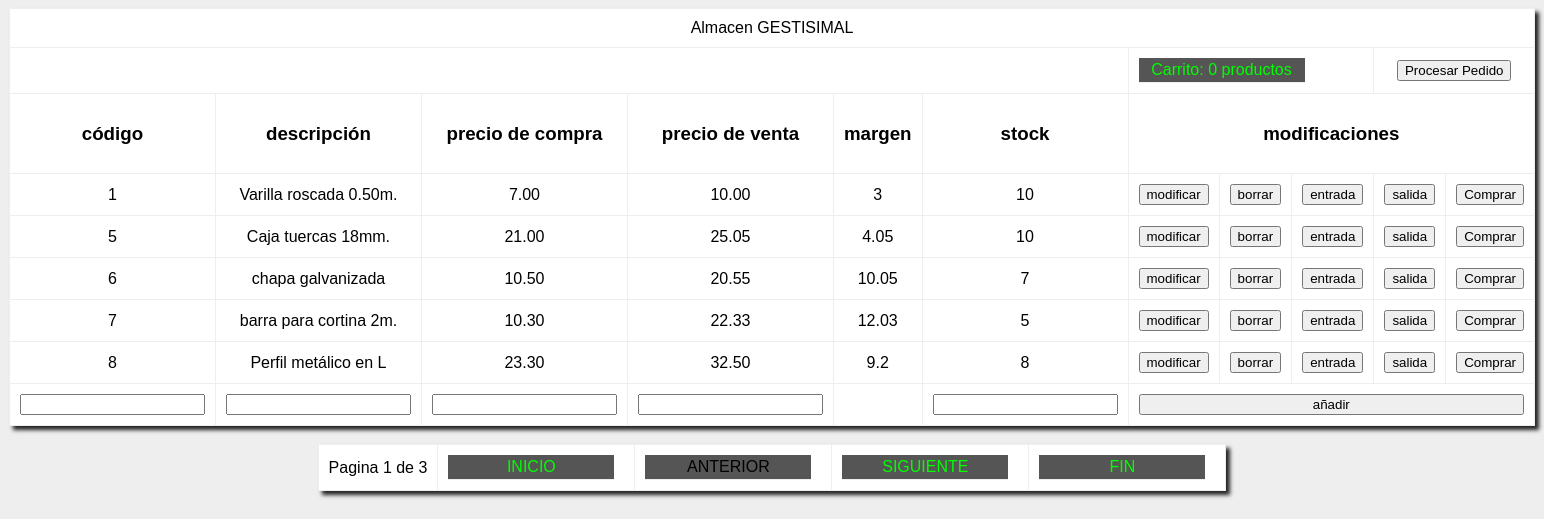
The page /Ejercicio4y5/ejercicio2.php on the database its author committed.
### tables this page shows
CREATE TABLE `productos` (
  `codigo` int(4) NOT NULL,
  `descripcion` varchar(100) NOT NULL,
  `precio_compra` decimal(10,2) NOT NULL,
  `precio_venta` decimal(10,2) NOT NULL,
  `stock` int(11) NOT NULL
);

### Ejercicio4y5/ejercicio2.php (the view, shortened to what this page needs)
<!DOCTYPE html>
<html>
<head>
    <link rel="stylesheet" href="estilos.css" type="text/css">
</head>
<body>
    <?php
    try {
        $conexion = new PDO("mysql:host=localhost;dbname=gestisimal;charset=utf8", "root", "");
    } catch (PDOException $e) {
        echo "No se ha podido establecer conexión con el servidor de bases de datos.<br>";
        die("Error: " . $e->getMessage());
    }
    $productos_consulta = $conexion->query("select * from productos");
    $tamano_pagina = 5;
    $num_total_registros = $productos_consulta->rowCount();
    $total_paginas = ceil($num_total_registros / $tamano_pagina);
    if (isset($_GET["pagina"])) {
        $_SESSION['pagina']=$_GET["pagina"];
        $pagina = $_GET["pagina"];
    } else {
        $pagina =  $_SESSION['pagina'];
    }
    $inicio = ($pagina - 1) * $tamano_pagina;
    $productos_consulta2 = $conexion->query("select * from productos limit " . $inicio . "," . $tamano_pagina);
    ?>
        <table border="1">
        <tr>
            <td colspan="11">Almacen GESTISIMAL</td>
        </tr>
        <tr>
            <td colspan="6"></td>
            <td colspan="3"><a href="carrito.php">Carrito: <?php echo $_SESSION["cantidad"]; ?> productos</a></td>
            <td colspan="2"><form action="pagar.php" method="post">
                            <input type="submit" name= "pagar" value="Procesar Pedido">
                            </form>
            </td>
        </tr>
        <tr>
            <td><h3>código</h3></td>
            <td><h3>descripción</h3></td>
            <td><h3>precio de compra</h3></td>
            <td><h3>precio de venta</h3></td>
            <td><h3>margen</h3></td>
            <td><h3>stock</h3></td>
            <td colspan="5"><h3>modificaciones</h3></td>
        </tr>
        <?php
        while ($registro = $productos_consulta2->fetchObject()) {
            ?>
                <tr>
                <td><?= $registro->codigo ?></td>
                <td ><?= $registro->descripcion ?></td>
                <td><?= $registro->precio_compra ?></td>
                <td><?= $registro->precio_venta ?></td>
                <td> <?php echo $registro->precio_venta - $registro->precio_compra ?> </td>
                <td><?= $registro->stock ?></td>
                <td>
                    <form action="modificar.php" method="post">
                        <input type="submit" value="modificar"></td>
                <td>
                    <form action="borrar.php" method="post">
                        <input type="submit" value="borrar">
                    </form>
                </td>
                <td>
                    <form action="entrada.php" method="post">
                        <input type="submit" value="entrada">
                    </form>
                </td>
                <td>
                    <form action="salida.php" method="post">
                        <input type="submit" value="salida">
                    </form>
                </td>
                <td>
                    <form action="venta.php" method="post">
                        <input type="submit" value="Comprar">
                    </form>
                </td>
                </tr>
            <?php
        }
        ?>
        <tr>
            <form action="añadir.php" method="post">
                <td><input type="text" name="codigo"></td>
                <td><input type="text" name="descripcion"></td>
                <td><input type="number" name="precioC"></td>
                <td><input type="number" name="precioV"></td>
                <td></td>
                <td><input type="number" name="stock"></td>
                <td colspan="5"><input type="submit" value="añadir" style=" width:100%"></td>
            </form>
        </tr>
    </table>
    <br>
    <table border="1">
    <tr>
        <td>Pagina <?= $pagina ?> de <?= $total_paginas ?></td>
        <td><a href='ejercicio2.php?pagina=1'>INICIO</a></td>
    <?php
        if ($pagina>1) {
            $pagAnt=$pagina-1;
            echo "<td><a href='ejercicio2.php?pagina=".$pagAnt."'>ANTERIOR</a></td>";
        }else{
            echo "<td><a>ANTERIOR</a></td>";
        }
        if ($pagina<$total_paginas) {
            $pagSig=$pagina+1;
            echo "<td><a href='ejercicio2.php?pagina=".$pagSig."'>SIGUIENTE</a></td>";
        }else{
            echo "<td><a>SIGUIENTE</a></td>";
        }
    ?>
        <td><a href='ejercicio2.php?pagina=<?=$total_paginas ?>'>FIN</a></td>
        </tr>
    </table>
</body>
</html>

### Ejercicio4y5/estilos.css (style rules this page uses)
body { font-family: Arial, sans-serif; background-color: #eeeeee; }
table { background-color: #ffffff; margin: auto; padding: 20px; box-shadow: #242424 4px 4px 4px; text-align: center; border: 0px; border-collapse: collapse; }
td { padding: 10px; text-align: center; }
a { float: left; margin:0px; margin-right: 10px; padding:0px; display: block; padding: 3px; width: 160px; background-color: #555555; border-bottom: 1px solid #eeeeee; text-align:center; }
a:link, a:visited { color: #00ff00; text-decoration: none; }

### rows shown on the page
productos: codigo "1", descripcion "Varilla roscada 0.50m.", precio_compra "7.00", precio_venta "10.00", $registro->precio_venta - $registro->precio_compra "3", stock "10"
productos: codigo "5", descripcion "Caja tuercas 18mm.", precio_compra "21.00", precio_venta "25.05", $registro->precio_venta - $registro->precio_compra "4.05", stock "10"
productos: codigo "6", descripcion "chapa galvanizada", precio_compra "10.50", precio_venta "20.55", $registro->precio_venta - $registro->precio_compra "10.05", stock "7"
productos: codigo "7", descripcion "barra para cortina 2m.", precio_compra "10.30", precio_venta "22.33", $registro->precio_venta - $registro->precio_compra "12.03", stock "5"
productos: codigo "8", descripcion "Perfil metálico en L", precio_compra "23.30", precio_venta "32.50", $registro->precio_venta - $registro->precio_compra "9.2", stock "8"

### other values the page prints
$_SESSION["cantidad"] "0"
$pagina "1"
$total_paginas "3"
